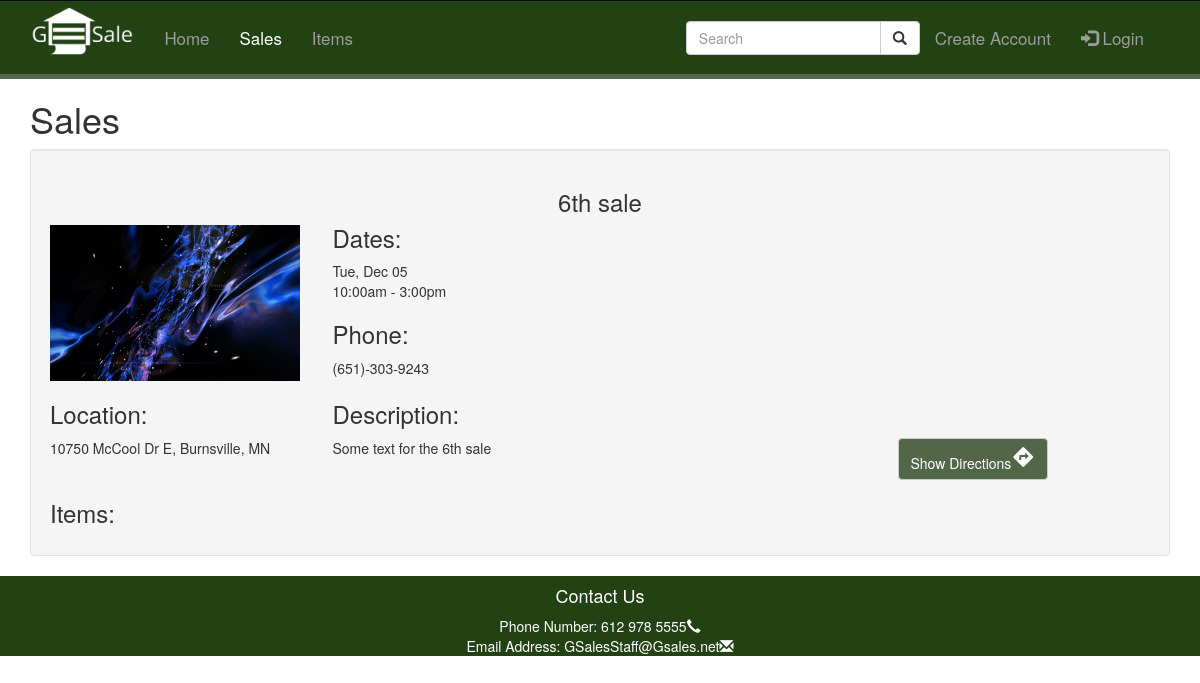
The page /php/otherSales.php?gsale_id=6 on the database its author committed.
### tables this page shows
CREATE TABLE `garage_sales` (
  `gsale_id` int(22) NOT NULL,
  `sale_name` varchar(50) NOT NULL,
  `image_url` varchar(50) NOT NULL,
  `description` varchar(1500) NOT NULL,
  `dates` varchar(128) NOT NULL
);

CREATE TABLE `phones` (
  `phone_id` int(22) NOT NULL,
  `phone_number` varchar(16) NOT NULL
);

CREATE TABLE `garage_sales_places` (
  `garage_sale_fk_id` int(22) NOT NULL,
  `place_fk_id` int(22) NOT NULL
);

CREATE TABLE `places` (
  `place_id` int(22) NOT NULL,
  `street_number` varchar(22) NOT NULL,
  `route` varchar(95) NOT NULL,
  `locality` varchar(35) NOT NULL,
  `administrative_area_level_1` varchar(40) NOT NULL,
  `postal_code` varchar(11) NOT NULL,
  `country` varchar(3) NOT NULL,
  `lat` varchar(30) NOT NULL,
  `lng` varchar(30) NOT NULL
);

### php/db_connection.php (called while the page is built, shortened)
<?php
  class SqlManager {
    private static $instance = null;
    private $conn, $query, $error, $result, $numItemsReturned;
    private function __construct() {
      try {
        $this->conn = new PDO('mysql:host=' . HOST . ';dbname=' . DATABASE, USER, PASSWORD);
      } catch(PDOException $e) {
        die("Connection failed: " . $e->getMessage());
      }
    }
    public static function getInstance() {
      if(!isset(self::$instance)) {
        self::$instance = new SqlManager();
      }
      return self::$instance;
    }
    public function query($sql, $params = array()) {
      if ($this->query = $this->conn->prepare($sql)) {
        $index = 1;
        if (count($params) > 0) {
          foreach($params as $param) {
            $this->query->bindValue($index, $param);
            $index++;
          }
        }
        if ($this->query->execute()) {
          $this->result = $this->query->fetchAll(PDO::FETCH_OBJ);
        } else {
          $this->error = true;
        }
      }
      return $this;
    }
    public function getResult() {
      return $this->result;
    }
  }
?>

### php/sale.php (the view, shortened to what this page needs)
<?php
$gsale_data = $gsale->getData();
?>
<div class="container">
  <div class="well">
    <div class="row">
      <h3 class="text-center">
        <?php echo $gsale_data->sale_name ?>
      </h3>
    </div>
    <div class="row">
      <div class="col-sm-3">
        <img src="../uploads/<?php echo $gsale_data->image_url ?>" alt="Garage sale photo">
      </div>
      <div class="col-sm-8">
        <?php
          $times = DateTimeFormater::getTimes($gsale_data->dates);
          $dates = DateTimeFormater::getDays($gsale_data->dates);
          $count = count($times);
          $size = ($count > 4)? "2" : "3";
          $html = '<div class="row">';
          for ($i = 0; $i < $count; $i++) {
            if ($i == 0) {
              $html .= '<div class="col-sm-'. $size .'"><h3 style="margin-top:0;">Dates:</h3><div>' . $dates[$i] .  '</div><div>' . $times[$i] . '</div></div>';
            } else {
              $html .= '<div class="col-sm-'. $size .'"><h3 style="margin-top:0;">&nbsp;</h3><div>' . $dates[$i] .  '</div><div>' . $times[$i] . '</div></div>';
            }
          }
          echo $html;
        ?>
      </div>
      <div class="col-sm-8" style="padding-left:0;">
        <h3>Phone:</h3>
        <div>
          <?php
        $db_conn = SqlManager::getInstance();
        $sql = "SELECT phone_number FROM phones JOIN garage_sales_phones ON phones.phone_id = garage_sales_phones.phone_fk_id WHERE garage_sales_phones.garage_sale_fk_id = ?;";
        $result = $db_conn->query($sql, array($gsale_data->gsale_id));
        echo $result->getResult()[0]->phone_number;
        ?>
        </div>
      </div>
    </div>
  </div>
  <div class="row">
    <div class="col-sm-3">
      <h3>Location:</h3>
      <p>
        <?php
          $db_conn = SqlManager::getInstance();
          $sql = "SELECT * FROM places JOIN garage_sales_places ON places.place_id = garage_sales_places.place_fk_id WHERE garage_sales_places.garage_sale_fk_id = ?;";
          $result = $db_conn->query($sql, array($gsale_data->gsale_id));
          echo $result->getResult()[0]->street_number . " " . $result->getResult()[0]->route . ", " . $result->getResult()[0]->locality . ", " . $result->getResult()[0]->administrative_area_level_1;
        ?>
      </p>
    </div>
    <div class="col-sm-6">
      <h3>Description:</h3>
      <p>
        <?php
          echo $gsale_data->description;
        ?>
      </p>
    </div>
    <div class="col-sm-2">
      <h3>&nbsp;</h3>
      <a class="btn btn-green-no-padding" href="?gsale_id=<?php echo $gsale_data->gsale_id ?>&directions=true">Show Directions<i class="material-icons">directions</i></a>
    </div>
  </div>
  <div class="row">
    <div class="col-sm-12">
      <h3>Items:</h3>
    </div>
  </div>
  <?php
    $html = '';
    $html .= '</div>';
    echo $html;
  ?>
</div>

### css/styles.css (style rules this page uses)
.btn-green-no-padding, .btn-green-no-padding:focus { border-color: #ccc; background-color: #526747; color: #fff; }

### php/otherSales.php (style rules this page uses)
img { max-width: 250px; width: 100%; }

### rows shown on the page
garage_sales: sale_name "6th sale", image_url (picture), dates "Tue, Dec 05", description "Some text for the 6th sale"
phones: phone_number "(651)-303-9243"
garage_sales_places: place_fk.street_number "10750", place_fk.route "McCool Dr E", place_fk.locality "Burnsville", place_fk.administrative_area_level_1 "MN"

### other values the page prints
$times[$i] "10:00am - 3:00pm"
